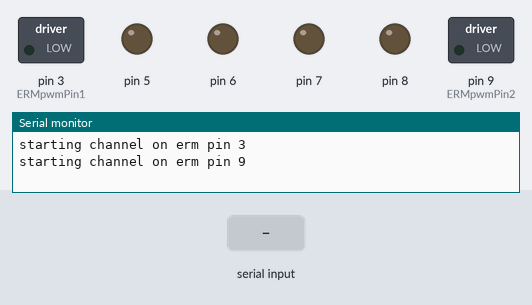
Bench run of a sketch on a simulated Arduino Uno, built with avr-gcc and run on an emulated ATmega328P. Shown: switched loads named in the sketch (green lamp = pin HIGH), output pins drawn as LEDs (lit = HIGH), the last lines printed to the serial monitor. The test bench sets the inputs (shaded band). Random numbers use the default seed unless the sketch sets one.

Above: at 1.2 s.
1.3 s: "q" received over Serial
At 1.8 s:
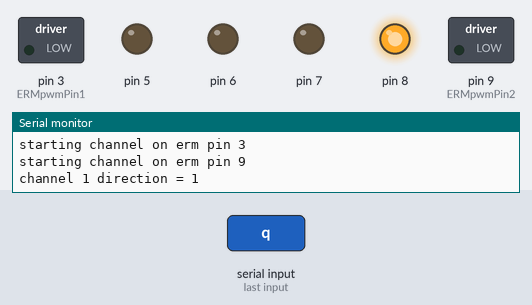
4.3 s: "w" received over Serial
At 6.5 s:
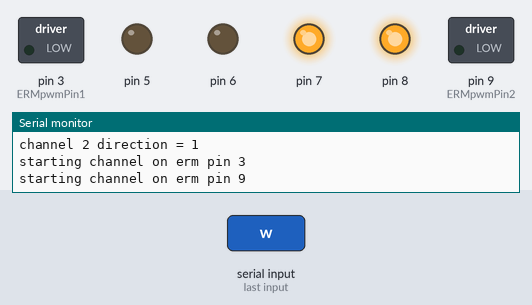
7.3 s: "s" received over Serial
At 9.5 s:
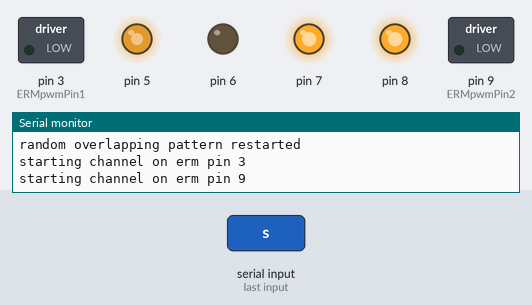
10.3 s: byte 32 (' ') received over Serial
11.8 s: "q" received over Serial
At 12.3 s:
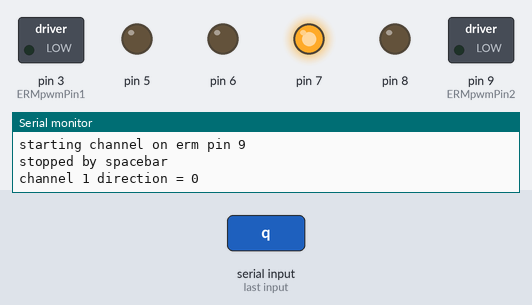
13.3 s: "s" received over Serial
At 15.6 s:
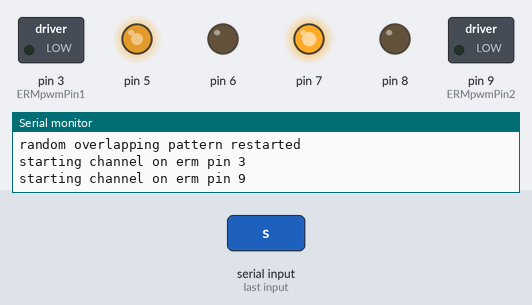
Timing chart, 0 to 21.0 s (numbered marks = the images above; inputs shaded):
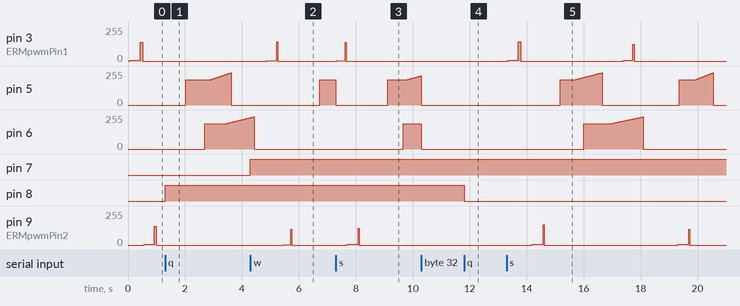

Measured:
- after the input at 1.3 s, pin 8: LOW → HIGH at once
- after the input at 4.3 s, pin 7: LOW → HIGH at once
- after the input at 7.3 s, pin 3 (ERMpwmPin1): 0/255 → 2/255 at once, → 0/255 0.29 s later
- after the input at 11.8 s, pin 8: HIGH → LOW at once
- after the input at 13.3 s, pin 3 (ERMpwmPin1): ramps from 0/255 to 145/255 and jumps back, once every 4.0 s; pin 5: ramps from 0/255 to 241/255 and jumps back, once every 3.9 s; pin 6: rises from 0/255 to 241/255 in 2.1 s, then falls to 0/255 in 0.03 s; pin 9 (ERMpwmPin2): ramps from 0/255 to 153/255 and jumps back, once every 5.1 s

The sketch:

checkpoint_1_code.ino
```cpp
// ------------------------------------------------------------
// how this script works:
// channel 1 = erm 1 + solenoid 1
// channel 2 = erm 2 + solenoid 2
//
// each channel does this:
// 1) ramp up erm as a note-onset cue
// 2) hold erm at peak briefly
// 3) give time for the user to place finger on solenoid
// 4) turn on solenoid at low pwm so user can press it down
// 5) ramp solenoid upward to push user off
// 6) pause
//
// the two channels are randomly staggered so they overlap in time
//
// serial commands:
// spacebar = stop everything
// s = start/restart random sequence
// q = toggle solenoid 1 direction
// w = toggle solenoid 2 direction
// x = stop everything
// ------------------------------------------------------------

// motor driver pins
const int motor1PWM = 5;   // d5, pwm output for motor 1
const int motor1DIR = 8;   // d8, direction output for motor 1

const int motor2PWM = 6;   // d6, pwm output for motor 2
const int motor2DIR = 7;   // d7, direction output for motor 2

// erm pwm pins
const int ERMpwmPin1 = 3;  // d3, pwm
const int ERMpwmPin2 = 9;  // d9, pwm

// base timing values
const unsigned long base_ERM_ramp_time_ms = 100;
const unsigned long base_ERM_peak_hold_ms = 200;
const unsigned long base_finger_placement_time_ms = 1500;
const unsigned long base_solenoid_low_hold_time_ms = 500;
const unsigned long base_solenoid_ramp_time_ms = 900;
const unsigned long base_pause_after_solenoid_ms = 350;

// random timing ranges
const unsigned long random_start_delay_min_ms = 250;
const unsigned long random_start_delay_max_ms = 900;

const unsigned long random_restart_delay_min_ms = 400;
const unsigned long random_restart_delay_max_ms = 1200;

// duty cycle values
float ERM_max_duty_fraction = 0.60;
float solenoid_low_duty_fraction = 0.75;
float solenoid_peak_duty_fraction = 0.95;

// global run state
bool systemRunning = true;

// sequence states
enum ChannelState {
  CHANNEL_IDLE,
  ERM_RAMP,
  ERM_PEAK_HOLD,
  FINGER_PLACEMENT_WAIT,
  SOLENOID_LOW_HOLD,
  SOLENOID_RAMP_UP,
  PAUSE_AFTER_SOLENOID
};

// channel structure
struct HapticChannel {
  int ERMpin;
  int motorPWM;
  int motorDIR;
  bool motorDirection;

  ChannelState state;
  unsigned long stateStartTime;
  unsigned long nextStartTime;

  unsigned long ERM_ramp_time_ms;
  unsigned long ERM_peak_hold_ms;
  unsigned long finger_placement_time_ms;
  unsigned long solenoid_low_hold_time_ms;
  unsigned long solenoid_ramp_time_ms;
  unsigned long pause_after_solenoid_ms;

  float ERM_duty_fraction;
};

// channel 1: erm 1 + solenoid 1
HapticChannel channel1 = {
  ERMpwmPin1,
  motor1PWM,
  motor1DIR,
  LOW,
  CHANNEL_IDLE,
  0,
  0,
  base_ERM_ramp_time_ms,
  base_ERM_peak_hold_ms,
  base_finger_placement_time_ms,
  base_solenoid_low_hold_time_ms,
  base_solenoid_ramp_time_ms,
  base_pause_after_solenoid_ms,
  ERM_max_duty_fraction
};

// channel 2: erm 2 + solenoid 2
HapticChannel channel2 = {
  ERMpwmPin2,
  motor2PWM,
  motor2DIR,
  LOW,
  CHANNEL_IDLE,
  0,
  0,
  base_ERM_ramp_time_ms,
  base_ERM_peak_hold_ms,
  base_finger_placement_time_ms,
  base_solenoid_low_hold_time_ms,
  base_solenoid_ramp_time_ms,
  base_pause_after_solenoid_ms,
  ERM_max_duty_fraction
};

// ------------------------------------------------------------
// helper function: convert duty fraction to pwm value
// ------------------------------------------------------------
int dutyToPWM(float duty_fraction) {
  duty_fraction = constrain(duty_fraction, 0.0, 1.0);
  return (int)(255.0 * duty_fraction);
}

// ------------------------------------------------------------
// helper function: safely compare millis times
// ------------------------------------------------------------
bool timeReached(unsigned long targetTime) {
  return ((long)(millis() - targetTime) >= 0);
}

// ------------------------------------------------------------
// helper function: turn one channel off
// ------------------------------------------------------------
void turnChannelOff(HapticChannel &channel) {
  analogWrite(channel.ERMpin, 0);
  analogWrite(channel.motorPWM, 0);
}

// ------------------------------------------------------------
// helper function: turn everything off
// ------------------------------------------------------------
void turnEverythingOff() {
  turnChannelOff(channel1);
  turnChannelOff(channel2);
}

// ------------------------------------------------------------
// helper function: randomize one channel pattern
// ------------------------------------------------------------
void randomizeChannelPattern(HapticChannel &channel) {
  channel.ERM_ramp_time_ms = random(220, 501);
  channel.ERM_peak_hold_ms = random(30, 91);
  channel.finger_placement_time_ms = random(1000, 1801);
  channel.solenoid_low_hold_time_ms = random(500, 1001);
  channel.solenoid_ramp_time_ms = random(600, 1201);
  channel.pause_after_solenoid_ms = random(200, 701);

  // keep erm below 60 percent duty for 3 v equivalent from a 5 v pwm source
  channel.ERM_duty_fraction = random(45, 61) / 100.0;
}

// ------------------------------------------------------------
// helper function: schedule one channel to start later
// ------------------------------------------------------------
void scheduleChannel(HapticChannel &channel, unsigned long delay_ms) {
  channel.nextStartTime = millis() + delay_ms;
}

// ------------------------------------------------------------
// helper function: start one channel
// ------------------------------------------------------------
void startChannel(HapticChannel &channel) {
  turnChannelOff(channel);
  randomizeChannelPattern(channel);

  channel.state = ERM_RAMP;
  channel.stateStartTime = millis();

  Serial.print("starting channel on erm pin ");
  Serial.println(channel.ERMpin);
}

// ------------------------------------------------------------
// helper function: finish one channel
// ------------------------------------------------------------
void finishChannel(HapticChannel &channel) {
  turnChannelOff(channel);
  channel.state = CHANNEL_IDLE;

  unsigned long restartDelay = random(random_restart_delay_min_ms, random_restart_delay_max_ms + 1);
  scheduleChannel(channel, restartDelay);
}

// ------------------------------------------------------------
// helper function: update erm ramp for one channel
// ------------------------------------------------------------
void updateERMRamp(HapticChannel &channel, unsigned long elapsedTime) {
  float ramp_fraction = (float)elapsedTime / (float)channel.ERM_ramp_time_ms;
  ramp_fraction = constrain(ramp_fraction, 0.0, 1.0);

  // quadratic ramp: starts soft and becomes stronger near the cue time
  float shaped_ramp = ramp_fraction * ramp_fraction;

  float current_duty = channel.ERM_duty_fraction * shaped_ramp;
  analogWrite(channel.ERMpin, dutyToPWM(current_duty));
}

// ------------------------------------------------------------
// helper function: update solenoid ramp for one channel
// ------------------------------------------------------------
void updateSolenoidRamp(HapticChannel &channel, unsigned long elapsedTime) {
  float ramp_fraction = (float)elapsedTime / (float)channel.solenoid_ramp_time_ms;
  ramp_fraction = constrain(ramp_fraction, 0.0, 1.0);

  float current_duty = solenoid_low_duty_fraction +
                       ramp_fraction * (solenoid_peak_duty_fraction - solenoid_low_duty_fraction);

  digitalWrite(channel.motorDIR, channel.motorDirection);
  analogWrite(channel.motorPWM, dutyToPWM(current_duty));
}

// ------------------------------------------------------------
// helper function: change one channel state
// ------------------------------------------------------------
void changeChannelState(HapticChannel &channel, ChannelState newState) {
  channel.state = newState;
  channel.stateStartTime = millis();

  // only turn off this channel, not the other channel
  turnChannelOff(channel);

  if (channel.state == ERM_PEAK_HOLD) {
    analogWrite(channel.ERMpin, dutyToPWM(channel.ERM_duty_fraction));
  }

  else if (channel.state == SOLENOID_LOW_HOLD) {
    digitalWrite(channel.motorDIR, channel.motorDirection);
    analogWrite(channel.motorPWM, dutyToPWM(solenoid_low_duty_fraction));
  }

  else if (channel.state == SOLENOID_RAMP_UP) {
    digitalWrite(channel.motorDIR, channel.motorDirection);
    analogWrite(channel.motorPWM, dutyToPWM(solenoid_low_duty_fraction));
  }
}

// ------------------------------------------------------------
// helper function: update one channel
// ------------------------------------------------------------
void updateChannel(HapticChannel &channel) {
  if (!systemRunning) {
    turnChannelOff(channel);
    return;
  }

  if (channel.state == CHANNEL_IDLE) {
    if (timeReached(channel.nextStartTime)) {
      startChannel(channel);
    }
    return;
  }

  unsigned long elapsedTime = millis() - channel.stateStartTime;

  if (channel.state == ERM_RAMP) {
    updateERMRamp(channel, elapsedTime);

    if (elapsedTime >= channel.ERM_ramp_time_ms) {
      changeChannelState(channel, ERM_PEAK_HOLD);
    }
  }

  else if (channel.state == ERM_PEAK_HOLD && elapsedTime >= channel.ERM_peak_hold_ms) {
    changeChannelState(channel, FINGER_PLACEMENT_WAIT);
  }

  else if (channel.state == FINGER_PLACEMENT_WAIT && elapsedTime >= channel.finger_placement_time_ms) {
    changeChannelState(channel, SOLENOID_LOW_HOLD);
  }

  else if (channel.state == SOLENOID_LOW_HOLD && elapsedTime >= channel.solenoid_low_hold_time_ms) {
    changeChannelState(channel, SOLENOID_RAMP_UP);
  }

  else if (channel.state == SOLENOID_RAMP_UP) {
    updateSolenoidRamp(channel, elapsedTime);

    if (elapsedTime >= channel.solenoid_ramp_time_ms) {
      changeChannelState(channel, PAUSE_AFTER_SOLENOID);
    }
  }

  else if (channel.state == PAUSE_AFTER_SOLENOID && elapsedTime >= channel.pause_after_solenoid_ms) {
    finishChannel(channel);
  }
}

// ------------------------------------------------------------
// helper function: start randomized overlapping pattern
// ------------------------------------------------------------
void restartRandomPattern() {
  systemRunning = true;
  turnEverythingOff();

  channel1.state = CHANNEL_IDLE;
  channel2.state = CHANNEL_IDLE;

  // channel 1 starts immediately
  scheduleChannel(channel1, 0);

  // channel 2 starts shortly after channel 1, creating overlap
  unsigned long offsetDelay = random(random_start_delay_min_ms, random_start_delay_max_ms + 1);
  scheduleChannel(channel2, offsetDelay);

  Serial.println("random overlapping pattern restarted");
}

// ------------------------------------------------------------
// function to read all available serial commands
// ------------------------------------------------------------
void readSerialCommand() {
  while (Serial.available() > 0) {
    char command = Serial.read();

    if (command == ' ') {
      systemRunning = false;
      turnEverythingOff();
      Serial.println("stopped by spacebar");
    }

    else if (command == 'x') {
      systemRunning = false;
      turnEverythingOff();
      Serial.println("all outputs off");
    }

    else if (command == 's') {
      restartRandomPattern();
    }

    else if (command == 'q') {
      channel1.motorDirection = !channel1.motorDirection;
      digitalWrite(channel1.motorDIR, channel1.motorDirection);
      Serial.print("channel 1 direction = ");
      Serial.println(channel1.motorDirection);
    }

    else if (command == 'w') {
      channel2.motorDirection = !channel2.motorDirection;
      digitalWrite(channel2.motorDIR, channel2.motorDirection);
      Serial.print("channel 2 direction = ");
      Serial.println(channel2.motorDirection);
    }

    else {
      // ignore newline, carriage return, tabs, or unknown characters
    }
  }
}

// ------------------------------------------------------------
// setup
// ------------------------------------------------------------
void setup() {
  Serial.begin(115200);

  pinMode(channel1.ERMpin, OUTPUT);
  pinMode(channel1.motorPWM, OUTPUT);
  pinMode(channel1.motorDIR, OUTPUT);

  pinMode(channel2.ERMpin, OUTPUT);
  pinMode(channel2.motorPWM, OUTPUT);
  pinMode(channel2.motorDIR, OUTPUT);

  digitalWrite(channel1.motorDIR, channel1.motorDirection);
  digitalWrite(channel2.motorDIR, channel2.motorDirection);

  turnEverythingOff();

  randomSeed(analogRead(A0));

  restartRandomPattern();

  Serial.println("hapkit random overlapping erm + solenoid system ready");
  Serial.println("spacebar = stop, s = restart random pattern, q/w = toggle directions");
}

// ------------------------------------------------------------
// main loop
// ------------------------------------------------------------
void loop() {
  readSerialCommand();

  updateChannel(channel1);
  updateChannel(channel2);
}
```
